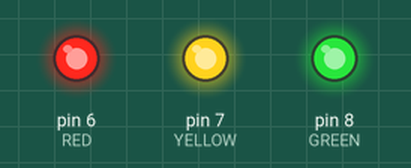
Simulated run of this sketch. Board: Arduino Uno, built with avr-gcc and run on an emulated ATmega328P. On the bench: output pins drawn as LEDs (lit = HIGH).

Above: at 40.6 s.
Timing chart, 0 to 40.9 s (numbered marks = the images above):
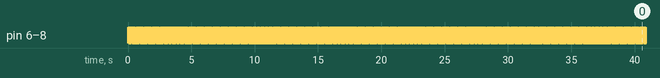

Measured:
- by itself, pin 6 (RED), pin 7 (YELLOW), pin 8 (GREEN): alternates HIGH for 0.04 s and LOW for 0.04 s

The sketch:

_1TasksEventGroups.ino
```cpp
#include <Arduino_FreeRTOS.h>
#include "event_groups.h"

#define   RED     6
#define   YELLOW  7
#define   GREEN   8


EventGroupHandle_t  xEventGroup;
#define TASK1_BIT (1UL << 0UL)
#define TASK2_BIT (1UL << 1UL)
#define TASK3_BIT (1UL << 2UL)

const TickType_t xDelay50ms = pdMS_TO_TICKS(50);

void setup(){
  Serial.begin(9600);
  pinMode(RED, OUTPUT);
  pinMode(YELLOW, OUTPUT);
  pinMode(GREEN, OUTPUT);

  xEventGroup = xEventGroupCreate();

  xTaskCreate(InputTask1, "InputTask1", 128, NULL, 1, NULL);
  xTaskCreate(InputTask2, "InputTask2", 128, NULL, 1, NULL);
  xTaskCreate(InputTask3, "InputTask3", 128, NULL, 1, NULL);

  xTaskCreate(OutputTask, "OutputTask", 128, NULL, 1, NULL);

}

void InputTask1(void *pvParameters){

  while(1){
    xEventGroupSetBits(xEventGroup, TASK1_BIT);
    vTaskDelay(xDelay50ms);

  }
}

void InputTask2(void *pvParameters){

  while(1){
    xEventGroupSetBits(xEventGroup, TASK2_BIT);
    vTaskDelay(xDelay50ms);
  }
}

void InputTask3(void *pvParameters){

  while(1){
    xEventGroupSetBits(xEventGroup, TASK3_BIT);
    vTaskDelay(xDelay50ms);
  }
}


void OutputTask(void *pvParameters){

  const EventBits_t xBitsToWaitFor = (TASK1_BIT | TASK2_BIT | TASK3_BIT);
  EventBits_t xEventGroupValue;

  while(1){
   xEventGroupValue = xEventGroupWaitBits(xEventGroup,
                                           xBitsToWaitFor,
                                           pdTRUE,
                                           pdTRUE,
                                           portMAX_DELAY
                                           );

    if((xEventGroupValue & TASK1_BIT) != 0){
      digitalWrite(RED, digitalRead(RED)^1);
    }

    if((xEventGroupValue & TASK2_BIT) != 0){
      digitalWrite(YELLOW, digitalRead(YELLOW)^1);
    }

    if((xEventGroupValue & TASK3_BIT) != 0){
      digitalWrite(GREEN, digitalRead(GREEN)^1);
    }
  }
}


void loop(){

}
```
